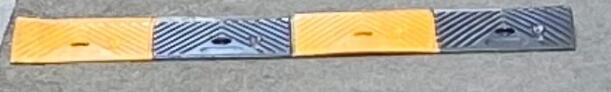
#> input picture data/raw/quality_images/001_10.png, 611 x 92 px; its folder holds 4 pictures in this run
$ jupyter execute Data_preprocessing.ipynb
#> lines starting #> are read from the running program, lines starting #| are printed output that depends on the picture
## Data Preprocessing for Stable Diffusion LoRA Training

This notebook preprocesses the raw image dataset for Stable Diffusion
fine-tuning using LoRA and PEFT. The script reads high-quality raw images,
resizes them to 512×512 resolution (as required by Stable Diffusion),
renames them in a clean sequential format, and stores them in a structured
output directory. This ensures a standardized dataset format suitable for
efficient model training.

[cell 1]
import os
import cv2
from pathlib import Path
from tqdm import tqdm

[cell 2]
# CONFIG
SRC_DIR = Path(r"D:\work_space\projects\deep_learning\CAP6415_F25_project-Finding-and-solving-hard-to-generate-examples\data\raw\quality_images")
OUT_DIR = Path(r"D:\work_space\projects\deep_learning\CAP6415_F25_project-Finding-and-solving-hard-to-generate-examples\data\processed\lora_ready")

RES = 512
DEBUG = True   # turn OFF later if you want

OUT_DIR.mkdir(parents=True, exist_ok=True)

[cell 3]
# MAIN PROCESS
img_count = 0
skipped = 0

image_files = sorted(SRC_DIR.glob("*.*"))
print(f"\nFound {len(image_files)} images in source folder\n")
for idx, img_path in enumerate(tqdm(image_files)):
    try:
        img = cv2.imread(str(img_path))
#> img is the input picture: shape (92, 611, 3); mean B, G, R 150.2, 165.4, 171.2
        if img is None:
            print(f"[WARNING] Could not read image: {img_path.name}")
            skipped += 1
            continue

        # Resize
        img = cv2.resize(img, (RES, RES), interpolation=cv2.INTER_AREA)
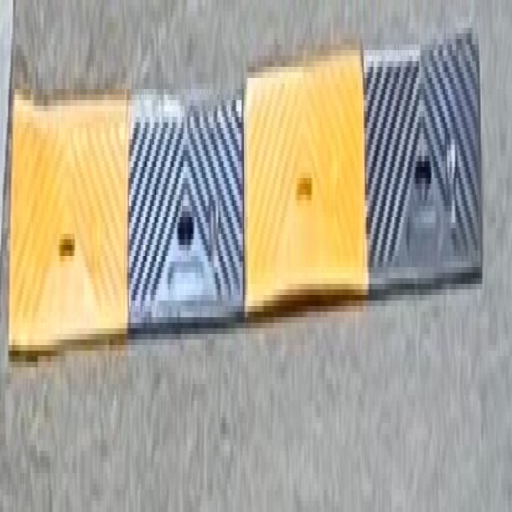
#> img: shape (512, 512, 3); mean B, G, R 150.2, 165.4, 171.2
        # Clean renamed output
        out_name = f"speedbump_{img_count:05d}.jpg"
        out_path = OUT_DIR / out_name

        # Safety check
        if out_path.exists():
            print(f"[SKIP] File already exists: {out_name}")
            skipped += 1
            continue
        cv2.imwrite(str(out_path), img)
        img_count += 1
        if DEBUG:
            print(f"[OK] {img_path.name} → {out_name}")
    except Exception as e:
        print(f"[ERROR] Failed on {img_path.name}: {e}")
        skipped += 1
#> pass 2 of the loop `for idx, img_path in enumerate(tqdm(image_files)):`:
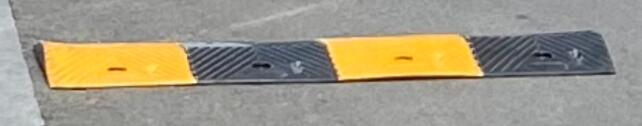
#> input picture data/raw/quality_images/001_11.png, 642 x 126 px
#> img is the input picture: shape (126, 642, 3); mean B, G, R 134.4, 153.6, 160.6
#> `img = cv2.resize(img, (RES, RES), interpolation=cv2.INTER_AREA)`:
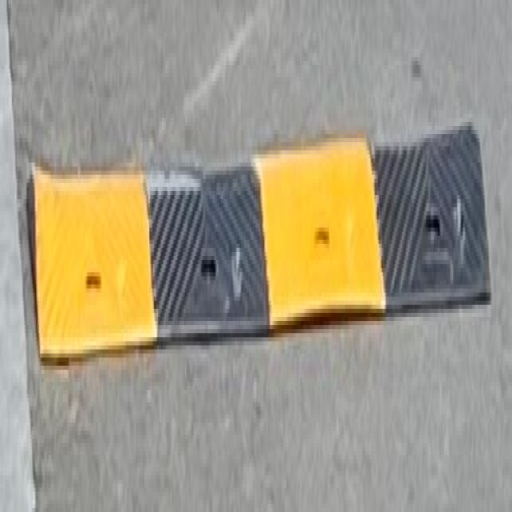
#> img: shape (512, 512, 3); mean B, G, R 134.3, 153.6, 160.6
#> pass 3 of the loop `for idx, img_path in enumerate(tqdm(image_files)):`:
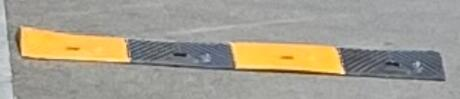
#> input picture data/raw/quality_images/001_20.png, 460 x 99 px
#> img is the input picture: shape (99, 460, 3); mean B, G, R 143.2, 158.4, 164.4
#> `img = cv2.resize(img, (RES, RES), interpolation=cv2.INTER_AREA)`:
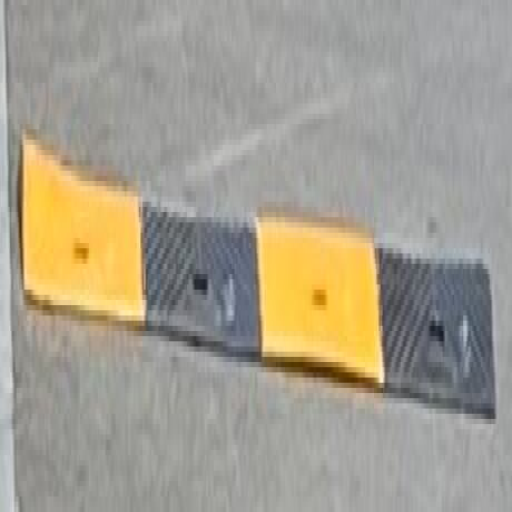
#> img: shape (512, 512, 3); mean B, G, R 143.1, 158.3, 164.4
#> the loop made 4 passes; the first 3 are shown
print("\n--")
print(f"Total processed: {img_count}")
print(f"Total skipped  : {skipped}")
